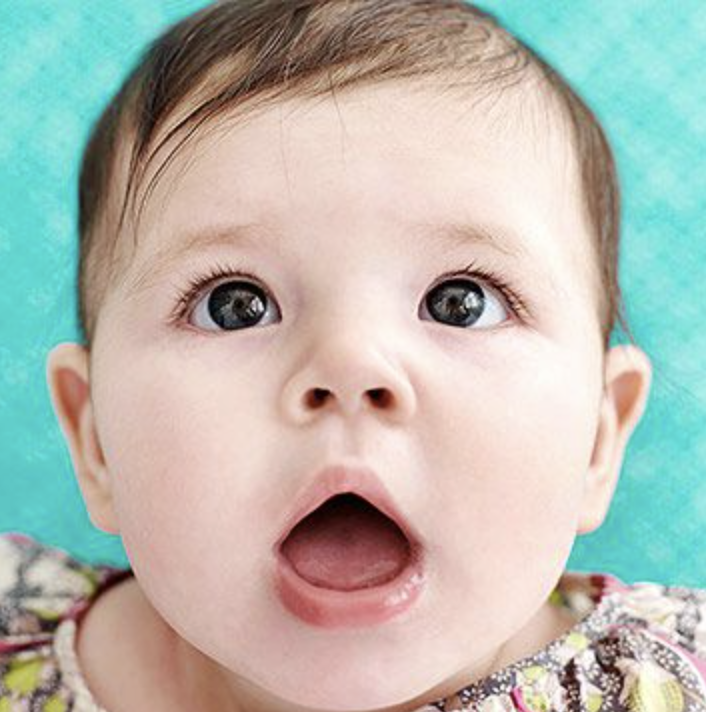
#> input picture 11week/baby.png, 706 x 712 px
$ python '[HW]bilateral_filtering.py'
#> lines starting #> are read from the running program, lines starting #| are printed output that depends on the picture
#> `src = cv2.imread('baby.png', cv2.IMREAD_GRAYSCALE)`:
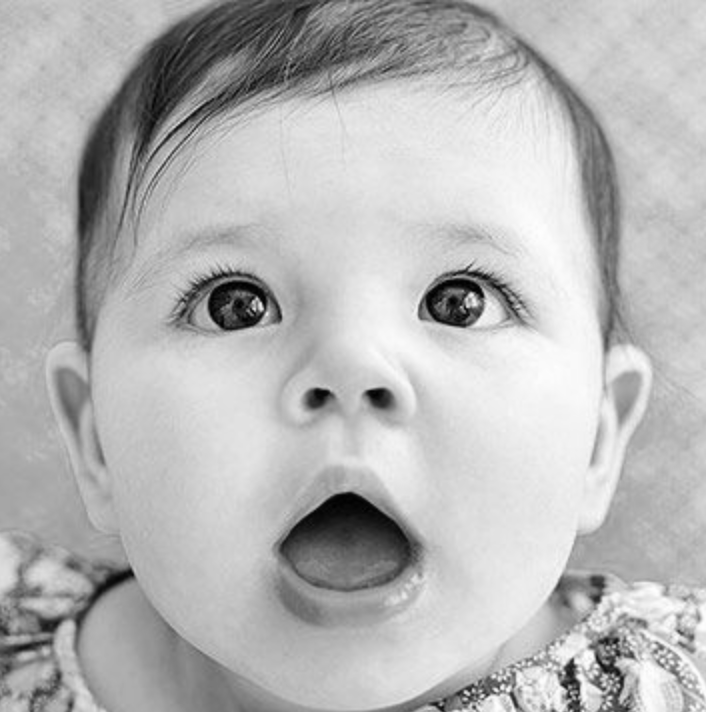
#> src: shape (712, 706); min 0, max 254, mean 182.2
import numpy as np
import cv2
import time


def convert_uint8(src):
    return np.round((((src - src.min()) / (src.max() - src.min())) * 255)).astype(np.uint8)

def my_padding(src, pad_shape, pad_type='zero'):
    (h, w) = src.shape
    (p_h, p_w) = pad_shape
    pad_img = np.zeros((h + 2 * p_h, w + 2 * p_w), dtype=np.float32)
    pad_img[p_h:p_h + h, p_w:p_w + w] = src

    if pad_type == 'repetition':
        print('repetition padding')
        # up
        pad_img[:p_h, p_w:p_w + w] = src[0, :]
        # down
        pad_img[p_h + h:, p_w:p_w + w] = src[h - 1, :]
        # left
        pad_img[:, :p_w] = pad_img[:, p_w:p_w + 1]
        # right
        pad_img[:, p_w + w:] = pad_img[:, p_w + w - 1: p_w + w]
    return pad_img

def my_normalize(src):
    dst = src.copy()
    dst *= 255
    dst = np.clip(dst, 0, 255)
    return dst.astype(np.uint8)

def add_gaus_noise(src, mean=0, sigma=0.1):
#> called with mean = 0, sigma = 0.1
    dst = src / 255
    h, w = dst.shape
#> h = 712; w = 706
    noise = np.random.normal(mean, sigma, size=(h, w))
    dst += noise
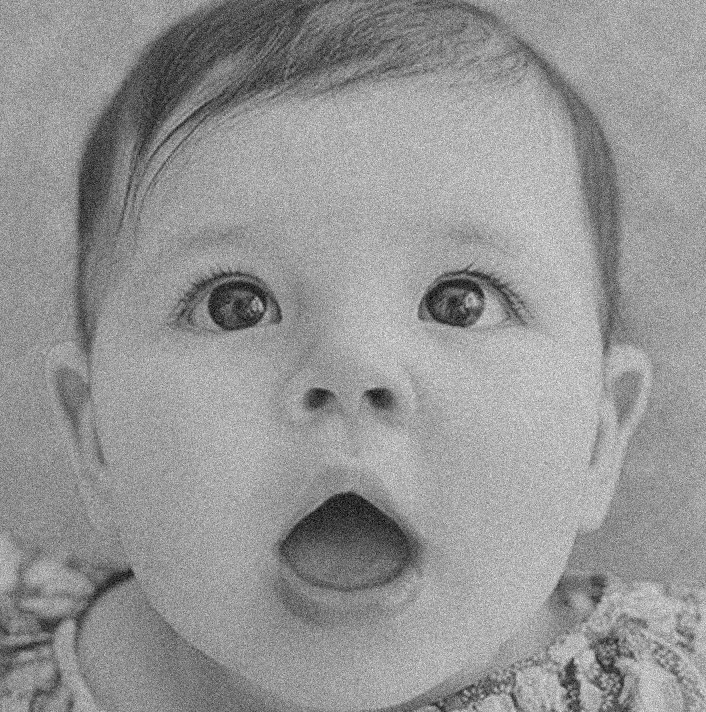
#> dst: shape (712, 706) float64; min -0.271, max 1.41, mean 0.715; drawn with min black and max white
    return dst

def my_bilateral_with_patch(src, fsize, bsize, sigma_xy, sigma_r, pad_type='zero'):
#> called with fsize = 11, bsize = 17, sigma_xy = 5, sigma_r = 0.2, pad_type = 'zero'
    (h, w) = src.shape
#> h = 712; w = 706
    half_fsize, half_bsize = fsize // 2, bsize // 2
    padded_src = my_padding(src, (half_bsize, half_bsize), pad_type)
#> in my_padding, `pad_img[p_h:p_h + h, p_w:p_w + w] = src`:
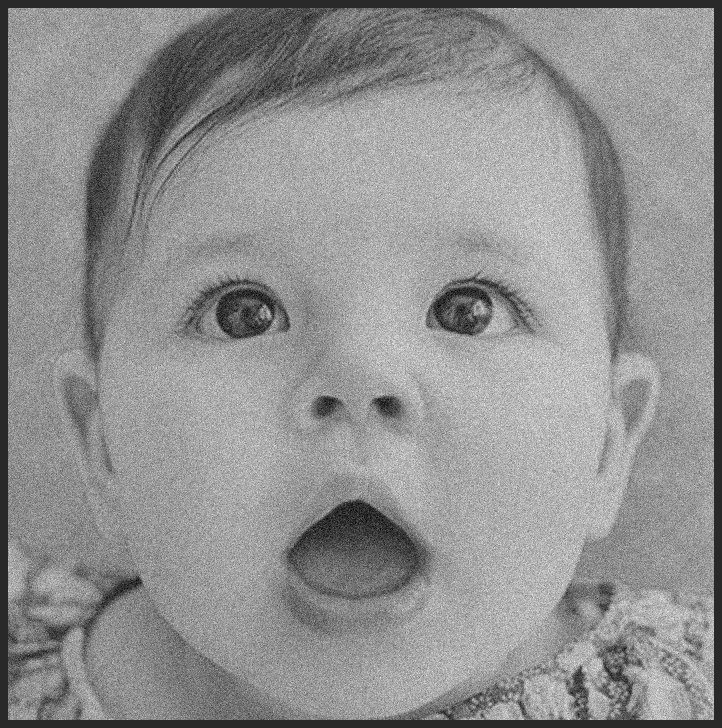
#> pad_img: shape (728, 722) float32; min -0.271, max 1.41, mean 0.684; drawn with min black and max white
    dst = np.zeros_like(src, dtype=np.float32)

    # Gaussian 영역은 미리 계산 (시그마 x = 시그마 y)
    y, x = np.mgrid[-half_fsize:half_fsize + 1, -half_fsize:half_fsize + 1]
    gaussian = np.exp(-(x**2 + y**2) / (2 * sigma_xy**2))

    for i in range(h):
        print('\r%d / %d ...' % (i, h), end="")
        for j in range(w):
            # 본인 패치
            my_patch = padded_src[i + (half_bsize - half_fsize): i + (half_bsize + half_fsize) + 1,
                       j + (half_bsize - half_fsize):j + (half_bsize + half_fsize) + 1]

            min_ssd = float('inf')  # 가장 작은 ssd
            similar_patch = None    # 유사 패치
            for k in range(bsize - fsize):
                for l in range(bsize - fsize):
                    near_patch = padded_src[i+k:i+fsize+k, j+l:j+fsize+l]  # box 내 인접 패치
                    if k == half_fsize and l == half_fsize:                # 동일 패치 건너 뛰기
                        continue
                    ssd = np.sum((my_patch - near_patch) ** 2)             # ssd 계산
                    if ssd < min_ssd:
                        min_ssd = ssd
                        similar_patch = near_patch

            # bilateral filter F 이용 필터링
            pixel_difference = np.exp(-(my_patch - my_patch[half_fsize, half_fsize])**2 / (2 * sigma_r**2))
            F = gaussian * pixel_difference
            F_result = np.sum(my_patch * F) / np.sum(F)

            # bilateral filter F' 이용 필터링
            similar_pixel_difference = np.exp(-(similar_patch - similar_patch[half_fsize, half_fsize])**2 / (2 * sigma_r**2))
            F_prime = gaussian * similar_pixel_difference
            F_prime_result = np.sum(similar_patch * F_prime) / np.sum(F_prime)

            # 가중치 계산
            w1 = np.exp(-min_ssd / (2 * sigma_r**2))
            w2 = 1 - w1

            # 값 저장
            dst[i, j] = w2 * F_result + w1 * F_prime_result
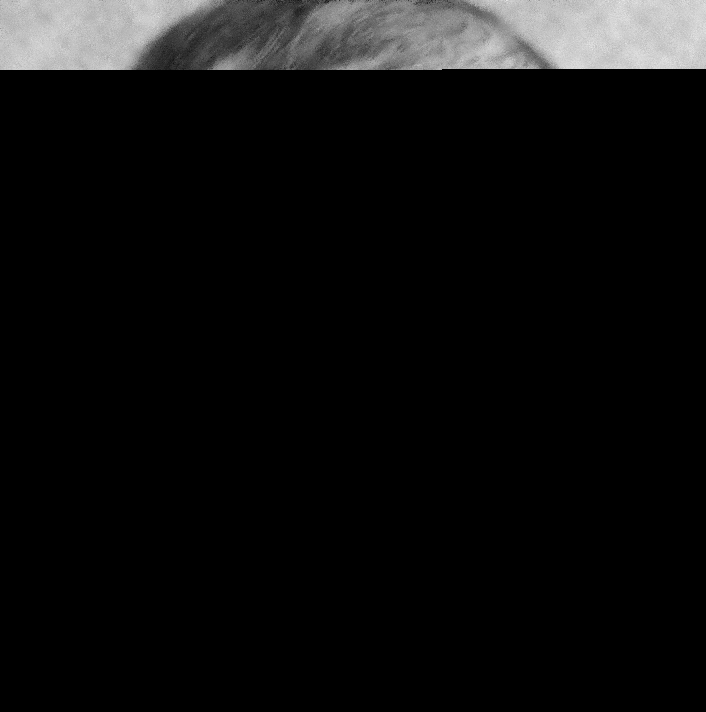
#> dst: shape (712, 706) float32; min 0, max 0.931, mean 0.0586

    dst = my_normalize(dst)
    return dst

if __name__ == '__main__':

    src = cv2.imread('baby.png', cv2.IMREAD_GRAYSCALE)
    np.random.seed(seed=100)

    src_noise = add_gaus_noise(src, mean=0, sigma=0.1)
    start = time.time()
#> (the run stopped early here; a loop or call above may not have finished)
